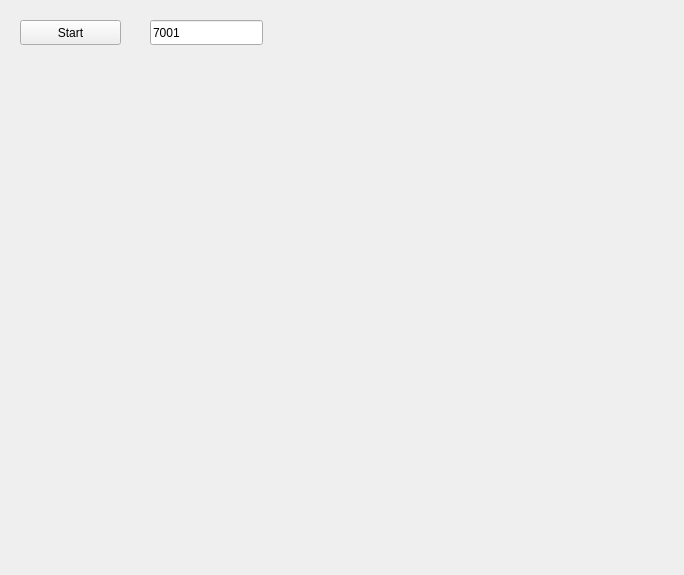
<?xml version="1.0" encoding="UTF-8"?>
<ui version="4.0">
 <class>TSMainWindow</class>
 <widget class="QMainWindow" name="TSMainWindow">
  <property name="geometry">
   <rect>
    <x>0</x>
    <y>0</y>
    <width>684</width>
    <height>575</height>
   </rect>
  </property>
  <property name="windowTitle">
   <string>Threaded Server</string>
  </property>
  <widget class="QWidget" name="centralwidget">
   <widget class="QPushButton" name="Start">
    <property name="geometry">
     <rect>
      <x>20</x>
      <y>20</y>
      <width>101</width>
      <height>25</height>
     </rect>
    </property>
    <property name="text">
     <string>Start</string>
    </property>
   </widget>
   <widget class="QLineEdit" name="port">
    <property name="geometry">
     <rect>
      <x>150</x>
      <y>20</y>
      <width>113</width>
      <height>25</height>
     </rect>
    </property>
    <property name="text">
     <string>7001</string>
    </property>
   </widget>
  </widget>
 </widget>
 <resources/>
 <connections/>
</ui>
